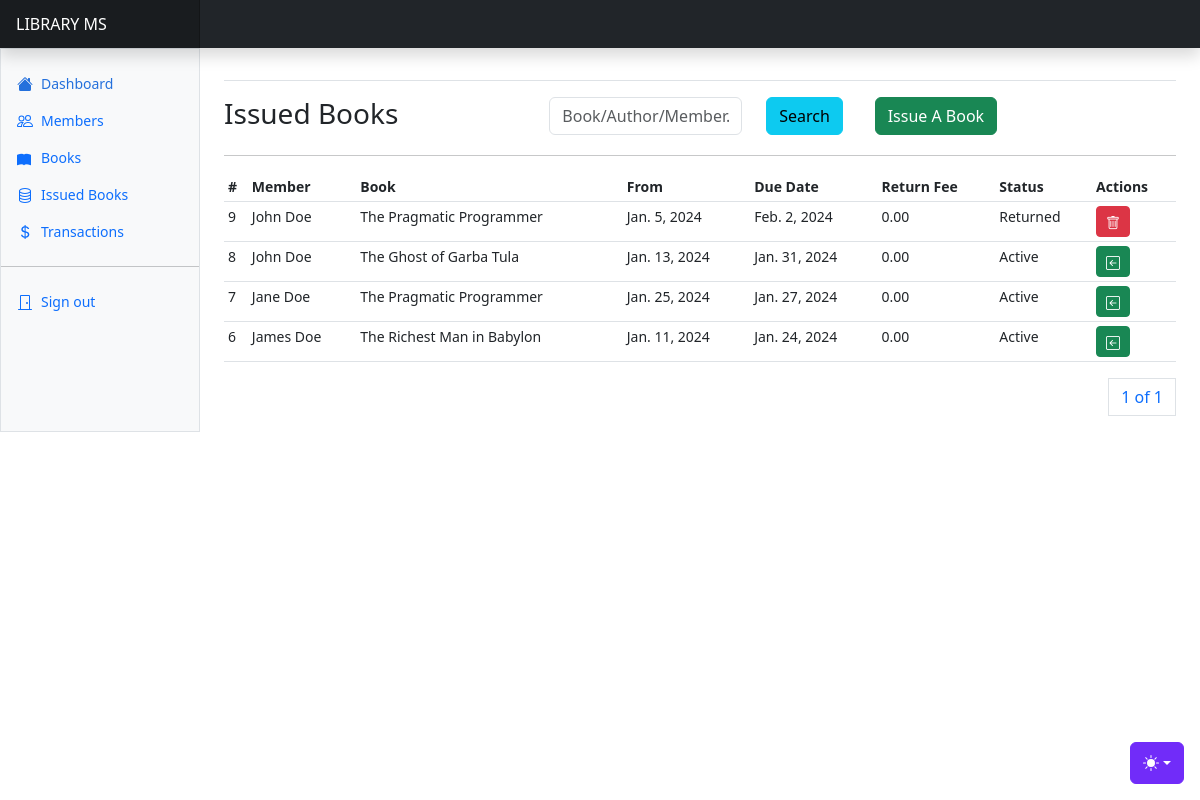
The page /library/issued-books/ (signed in) on the database as committed earlier.
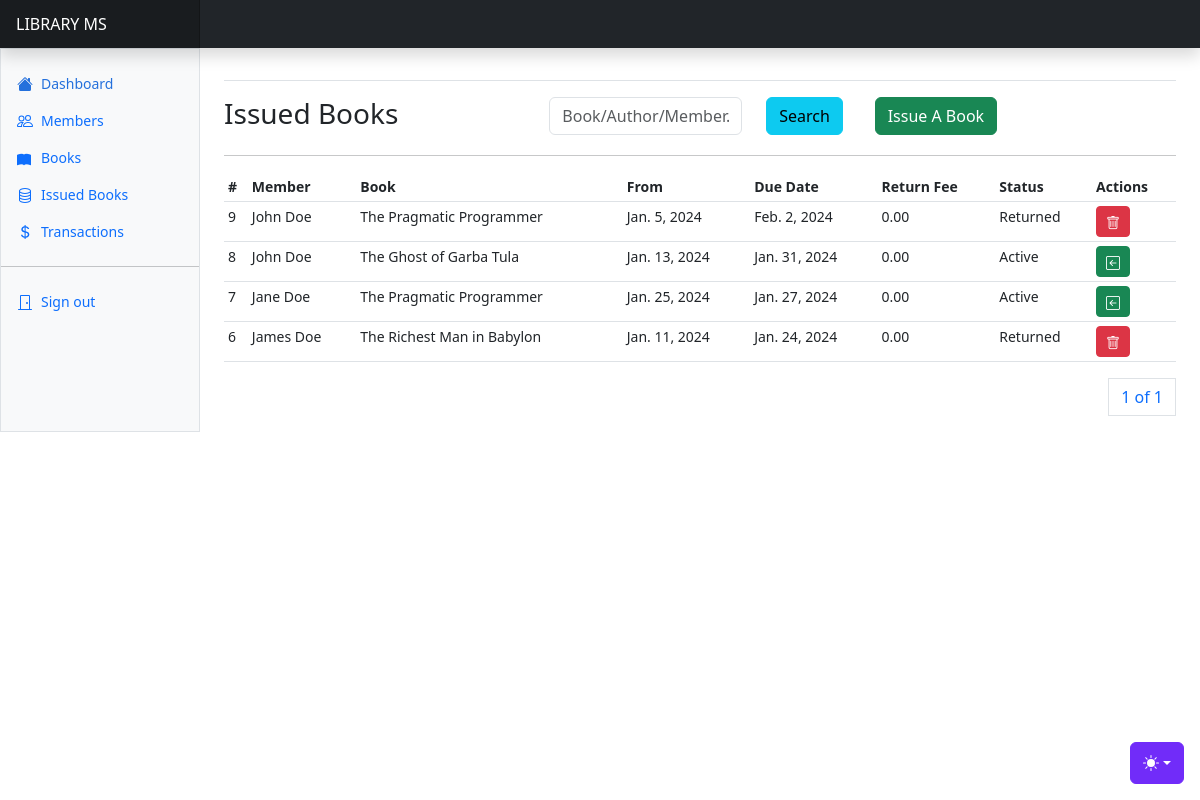
The same page on the database as committed later.
### apps/library/models.py (models this page shows, shortened)
class BookIssue(AbstractBaseModel):
    book = models.ForeignKey(Book, on_delete=models.CASCADE)
    member = models.ForeignKey("users.Member", on_delete=models.SET_NULL, null=True, related_name="memberissuedbooks")
    borrowed_from = models.DateField()
    borrowed_to = models.DateField()
    status = models.CharField(max_length=255, choices=BOOK_ISSUE_STATUS)
    return_fee = models.DecimalField(max_digits=100, decimal_places=2)
    overdue_fee = models.DecimalField(max_digits=100, decimal_places=2, default=0)

class Book(AbstractBaseModel):
    title = models.CharField(max_length=255)
    author = models.CharField(max_length=255)
    year_published = models.CharField(max_length=255)
    genre = models.CharField(max_length=255, choices=BOOK_GENRES)
    price = models.DecimalField(max_digits=100, decimal_places=2)
    rental_fee = models.DecimalField(max_digits=20, decimal_places=2)
    quantity = models.IntegerField(default=0)
    rented_out = models.IntegerField(default=0)
    available = models.BooleanField(default=True)
    def __str__(self):
        return self.title

### apps/users/models.py (models this page shows)
class Member(AbstractBaseModel):
    name = models.CharField(max_length=255)
    email = models.EmailField(unique=True)
    phone_number = models.CharField(max_length=255)
    id_number = models.CharField(max_length=255)
    gender = models.CharField(max_length=255, choices=GENDER_CHOICES)
    address = models.CharField(max_length=255, null=True)
    city = models.CharField(max_length=255, null=True)
    county = models.CharField(max_length=255, null=True)
    country = models.CharField(max_length=255, null=True)
    outstanding_debt = models.DecimalField(max_digits=20, decimal_places=2, default=0)
    def __str__(self):
        return self.name

### apps/library/views.py (the view, shortened to what this page needs)
# urls.py: path("issued-books/", issued_books, name="issued-books"),
@login_required(login_url="/users/login/")
def issued_books(request):
    issued_books = BookIssue.objects.all().order_by("-created")
    paginator = Paginator(issued_books, 10)
    page_number = request.GET.get("page")
    page_obj = paginator.get_page(page_number)
    """
    => Making sure that;-
        1. Only members with outstanding debt below 500 can be given books.
        2. Only books not fully rented out are available to be issued
    """
    members = Member.objects.filter(outstanding_debt__lte=500.0)
    books = Book.objects.filter(available=True)
    context = {
        "page_obj": page_obj,
        "members": members,
        "books": books
    }
    return render(request, "issued_books/issued_books.html", context)

### templates/issued_books/issued_books.html (shortened to what this page needs)
{% extends "base.html" %}
{% block content %}
<div class="row">
    <div class="col">
        <h3>Issued Books</h3>
    </div>
    <div class="col">
      <form method="POST">
          <div class="row">
            <div class="col-8">
              <input type="text" class="form-control" name="search_text" id="search_text" placeholder="Book/Author/Member...">
            </div>
            <div class="col-4">
              <button class="btn btn-info">Search</button>
            </div>
          </div>
      </form>
    </div>
    <div class="col">
        <a class="btn btn-success" data-bs-toggle="modal" data-bs-target="#newBookIssueModal">Issue A Book</a>
    </div>
</div>
<hr/>
      <div class="table-responsive small">
        <table class="table table-sm">
          <thead>
            <tr>
              <th scope="col">#</th>
              <th scope="col">Member</th>
              <th scope="col">Book</th>
              <th scope="col">From</th>
              <th scope="col">Due Date</th>
              <th scope="col">Return Fee</th>
              <th scope="col">Status</th>
              <th scope="col" colspan="1">Actions</th>
            </tr>
          </thead>
          <tbody>
            {% for issued_book in page_obj %}
            <tr>
              <td>{{issued_book.id}}</td>
              <td>{{issued_book.member}}</td>
              <td>{{issued_book.book}}</td>
              <td>{{issued_book.borrowed_from}}</td>
              <td>{{issued_book.borrowed_to}}</td>
              <td>{{issued_book.overdue_fee}}</td>
              <td>{{issued_book.status}}</td>
              {% if issued_book.status == "Returned" %}
          <td><a class="btn btn-danger btn-sm" data-bs-toggle="modal" data-bs-target="#deleteBookIssueModal{{ issued_book.id }}">
            <i class="bi bi-trash"></i>
          </a></td>
          {% else %}
          <td><a class="btn btn-success btn-sm" data-bs-toggle="modal" data-bs-target="#returnBookModal{{ issued_book.id }}">
            <i class="bi bi-arrow-left-square"></i>
          </a></td>
          {% endif %}
            </tr>
            {% endfor %}
          </tbody>
        </table>
        <div>
          <nav aria-label="Page navigation example">
            <ul class="pagination justify-content-end">
              <a class="page-link" href="#">{{ page_obj.number }} of {{ page_obj.paginator.num_pages }}</a>
            </ul>
          </nav>
        </div>
      </div>
{% endblock content %}

Rows that differ between the two databases and show on the page:
changed BookIssue "Jan. 11, 2024": status "Active" → "Returned"
